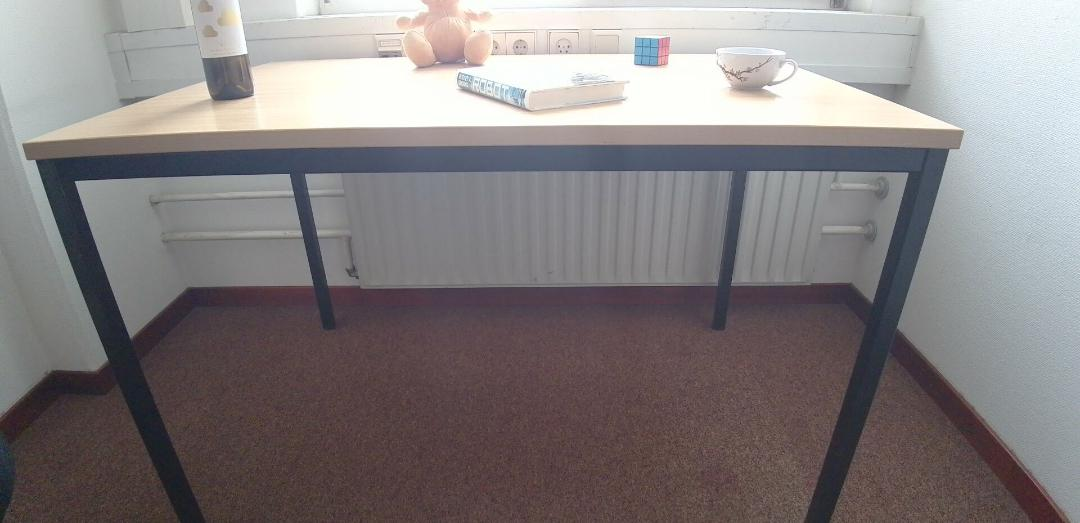
#> input picture archived/images/0-0-0.jpg, 1080 x 523 px
$ python flip_images.py --input_directory ../images --output_directory out
#> lines starting #> are read from the running program, lines starting #| are printed output that depends on the picture
"""
Author: Frieso Turkstra
Date: 2024-06-14

This program takes as input a directory with image files,
flips them horizontally, and saves them to an output directory.
"""

from pathlib import Path
from PIL import Image
import argparse


def create_arg_parser():
    parser = argparse.ArgumentParser()
    parser.add_argument("-i", "--input_directory",
                        help="Directory with the images to be flipped.",
                        required=True,
                        type=str)
    parser.add_argument("-o", "--output_directory",
                        help="Directory to which the flipped images are saved.",
                        required=True,
                        type=str)
    args = parser.parse_args()
    return args


def main():
    # Read in the command-line arguments.
    args = create_arg_parser()

    # Create the output directory if it does not exist yet.
    output_directory = Path(args.output_directory)
    output_directory.mkdir(parents=True, exist_ok=True)

    # Ensure the input directory already exists.
    input_directory = Path(args.input_directory)
    if not (input_directory.exists() and input_directory.is_dir()):
        raise FileNotFoundError(
            f"The directory '{input_directory}' does not exist."
            )

    # Select only image files from the input directory.
    image_extensions = {".jpg", ".jpeg", ".png"}
    image_files = [
        file for file in input_directory.iterdir()
        if file.suffix.lower() in image_extensions
        ]

    # Flip all the images and save them to the output directory.
    for image_file in image_files:
        with Image.open(image_file) as image:
#> image is the input picture: PIL image 1080x523 RGB; mean R, G, B 132.4, 127, 127.9
            flipped_image = image.transpose(method=Image.FLIP_LEFT_RIGHT)
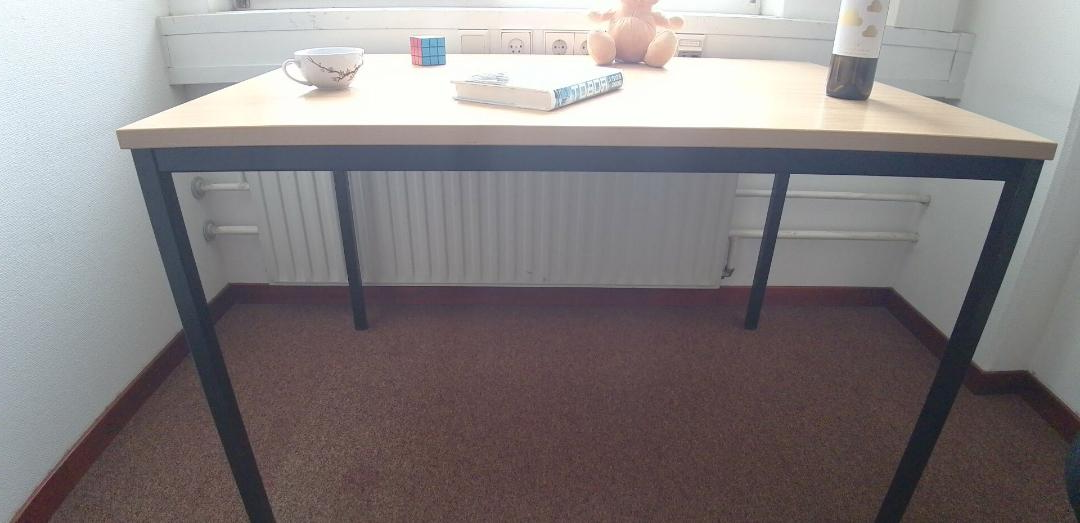
#> flipped_image: PIL image 1080x523 RGB; mean R, G, B 132.4, 127, 127.9
            flipped_image.save(output_directory / image_file.name)
#> pass 2 of the loop in main, `for image_file in image_files:`:
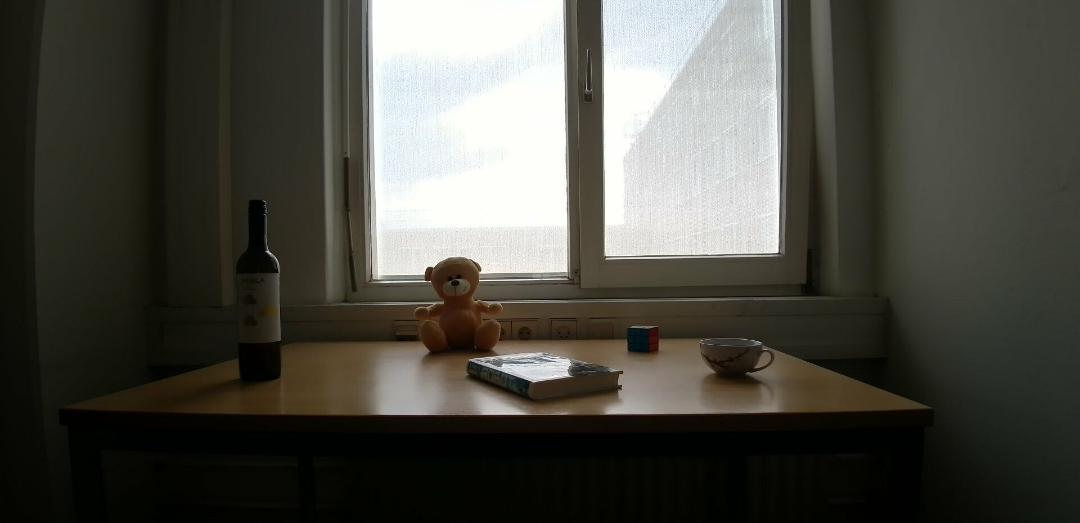
#> input picture archived/images/0-0-1.jpg, 1080 x 523 px
#> in main, image is the input picture: PIL image 1080x523 RGB; mean R, G, B 76.5, 75.7, 68.3
#> in main, `flipped_image = image.transpose(method=Image.FLIP_LEFT_RIGHT)`:
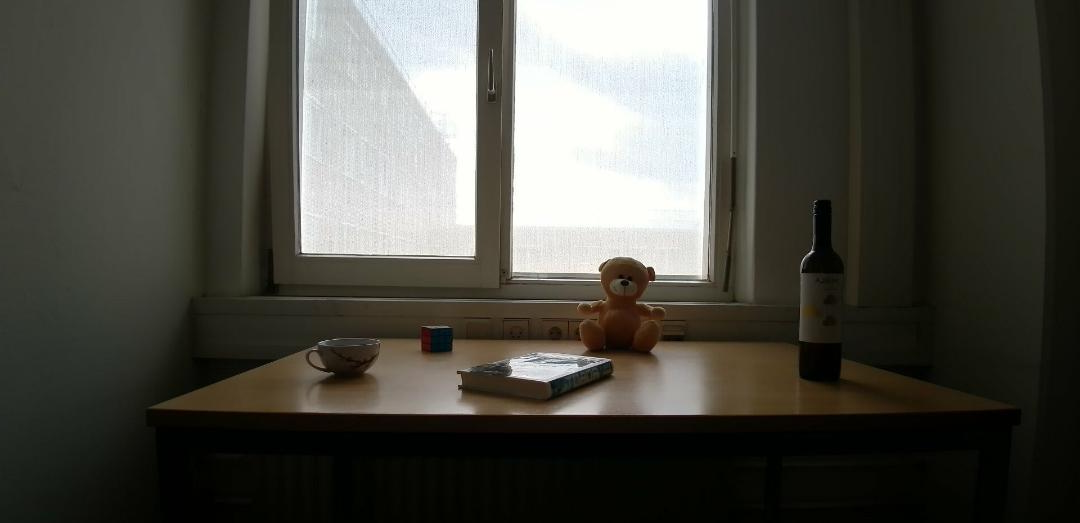
#> flipped_image: PIL image 1080x523 RGB; mean R, G, B 76.5, 75.7, 68.3


if __name__ == "__main__":
    main()
